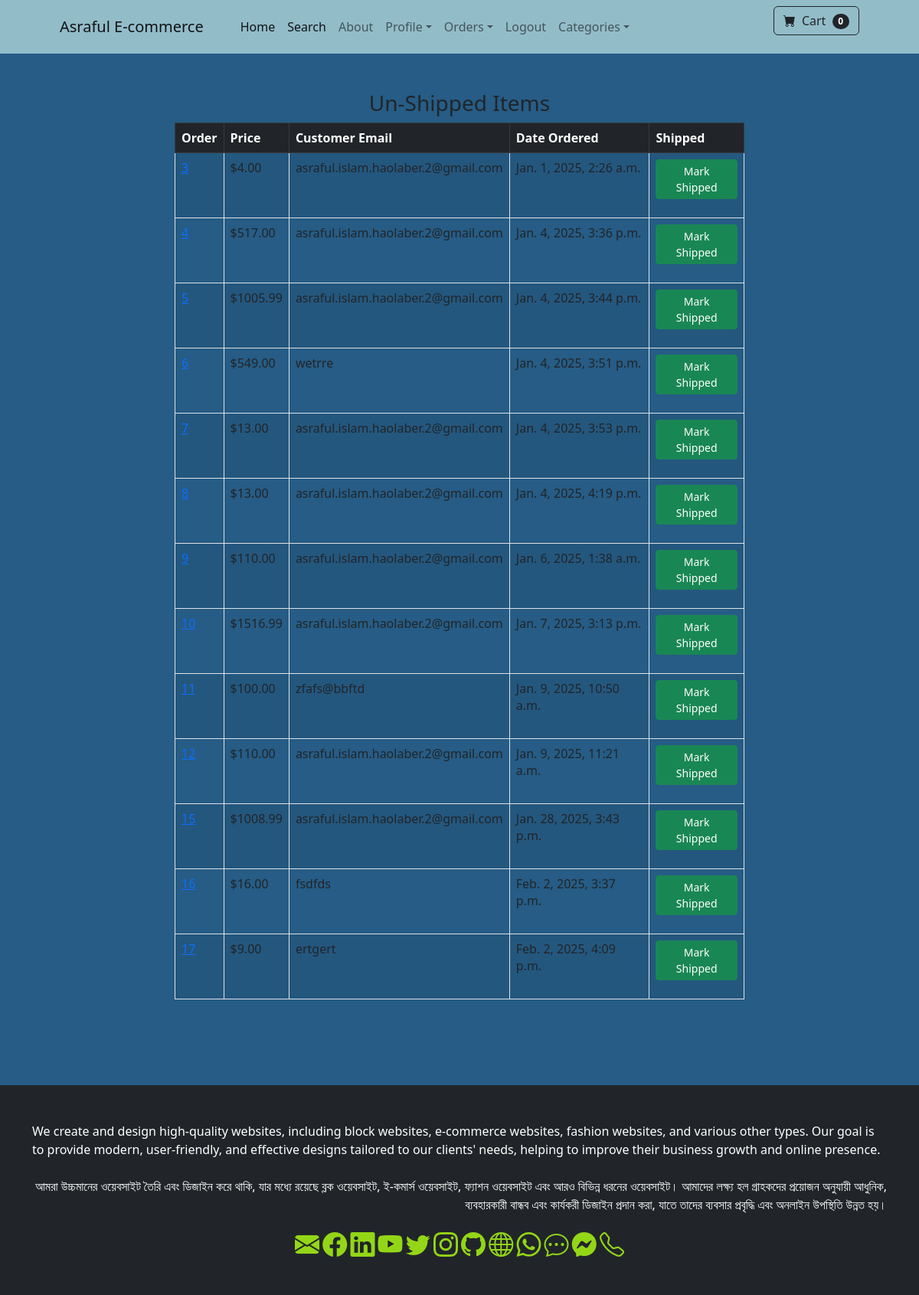
Page /payment/not_shipped_dash (signed in) on the committed database.
### payment/models.py (models this page shows, shortened)
class Order(models.Model):
	user = models.ForeignKey(User, on_delete=models.CASCADE, null=True, blank=True)
	full_name = models.CharField(max_length=250)
	email = models.EmailField(max_length=250)
	shipping_address = models.TextField(max_length=15000)
	amount_paid = models.DecimalField(max_digits=7, decimal_places=2)
	date_ordered = models.DateTimeField(auto_now_add=True)
	shipped = models.BooleanField(default=False)
	date_shipped = models.DateTimeField(blank=True, null=True)

### payment/views.py (the view, shortened to what this page needs)
# urls.py: path('not_shipped_dash', views.not_shipped_dash, name="not_shipped_dash"),   # _39
def not_shipped_dash(request):
	if request.user.is_authenticated and request.user.is_superuser:
		orders = Order.objects.filter(shipped=False)
		return render(request, "payment/not_shipped_dash.html", {"orders":orders})
	else:
		messages.success(request, "Access Denied")
		return redirect('home')

### cart/cart.py (called while the page is built)
	def __len__(self):
		return len(self.cart)

### cart/context_processors.py (called while the page is built)
def cart(request):                 # _12
	return {'cart': Cart(request)}

### payment/templates/payment/not_shipped_dash.html (shortened to what this page needs)
{% extends 'base.html' %}
{% block content %}
        <div class="container">
        	<div class="row">
        		<center>
        			<div class="col-8">
        				<br/><br/>
<h3>Un-Shipped Items</h3>
<table class="table table-striped table-hover table-bordered">
  <thead class="table-dark">
    <tr>
      <th scope="col">Order</th>
      <th scope="col">Price</th>
      <th scope="col">Customer Email</th>
      <th scope="col">Date Ordered</th>
      <th scope="col">Shipped</th>
    </tr>
  </thead>
  <tbody>
  	{% for item in orders %}
    <tr>
      <td><a href="{% url 'orders' item.id %}">{{ item.id }}</a></td>
      <td>${{ item.amount_paid }}</td>
      <td>{{ item.email }}</td>
      <td>{{ item.date_ordered }}</td>
      <td>
        <form method="POST">
          <button type="Submit" class="btn btn-success btn-sm">Mark Shipped</button>
        </form>
      </td>
    </tr>
    {% endfor %}
  </tbody>
</table>
<br/><br/>
<br/><br/>
        			</div>
        		</center>
        	</div>
        </div>
{% endblock %}

### static/css/customise.css (style rules this page uses)
body { background-color: #265c85 !important; }
h3 { animation: textColorCycle 2s infinite; }

### rows in the picture
Order: id "3", amount_paid "4.00", email "asraful.islam.haolaber.2@gmail.com", date_ordered "Jan. 1, 2025, 2:26 a.m."
Order: amount_paid "517.00", email "asraful.islam.haolaber.2@gmail.com", date_ordered "Jan. 4, 2025, 3:36 p.m."
Order: id "5", amount_paid "1005.99", email "asraful.islam.haolaber.2@gmail.com", date_ordered "Jan. 4, 2025, 3:44 p.m."
Order: amount_paid "549.00", email "wetrre", date_ordered "Jan. 4, 2025, 3:51 p.m."
Order: id "7", amount_paid "13.00", email "asraful.islam.haolaber.2@gmail.com", date_ordered "Jan. 4, 2025, 3:53 p.m."
Order: amount_paid "13.00", email "asraful.islam.haolaber.2@gmail.com", date_ordered "Jan. 4, 2025, 4:19 p.m."
Order: id "9", amount_paid "110.00", email "asraful.islam.haolaber.2@gmail.com", date_ordered "Jan. 6, 2025, 1:38 a.m."
Order: amount_paid "1516.99", email "asraful.islam.haolaber.2@gmail.com", date_ordered "Jan. 7, 2025, 3:13 p.m."
Order: id "11", amount_paid "100.00", email "zfafs@bbftd", date_ordered "Jan. 9, 2025, 10:50 a.m."
Order: amount_paid "110.00", email "asraful.islam.haolaber.2@gmail.com", date_ordered "Jan. 9, 2025, 11:21 a.m."
Order: id "15", amount_paid "1008.99", email "asraful.islam.haolaber.2@gmail.com", date_ordered "Jan. 28, 2025, 3:43 p.m."
Order: amount_paid "16.00", email "fsdfds", date_ordered "Feb. 2, 2025, 3:37 p.m."
Order: id "17", amount_paid "9.00", email "ertgert", date_ordered "Feb. 2, 2025, 4:09 p.m."

### other values in the picture
{{ cart|length }} "0"
